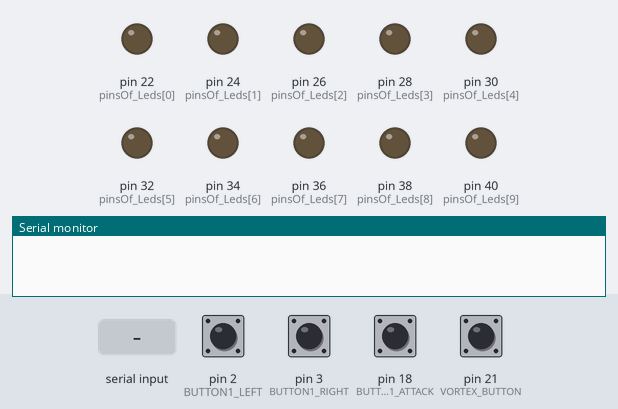
The sketch below on a simulated Arduino Mega 2560, built with avr-gcc and run on an emulated ATmega2560. Parts: output pins drawn as LEDs (lit = HIGH), the last lines printed to the serial monitor. Dashed ring = blinking. The test bench sets the inputs (shaded band); at power-on: pin 2 (BUTTON1_LEFT), pin 3 (BUTTON1_RIGHT), pin 18 (BUTTON1_ATTACK), pin 21 (VORTEX_BUTTON) HIGH.

Above: at 1.2 s.
1.3 s: "B" received over Serial
At 1.31 s:
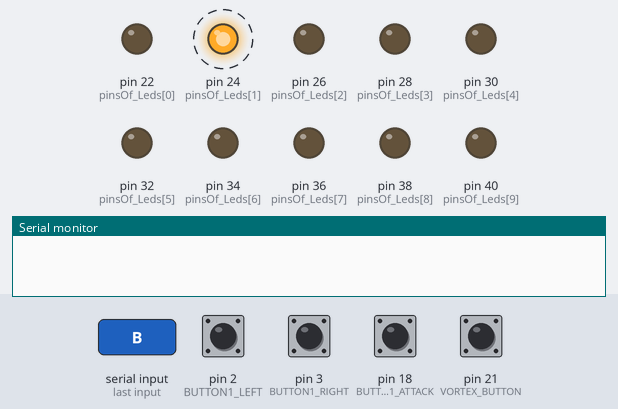
4.3 s: pin 21 (VORTEX_BUTTON) pulled LOW for 0.15 s
At 4.3 s:
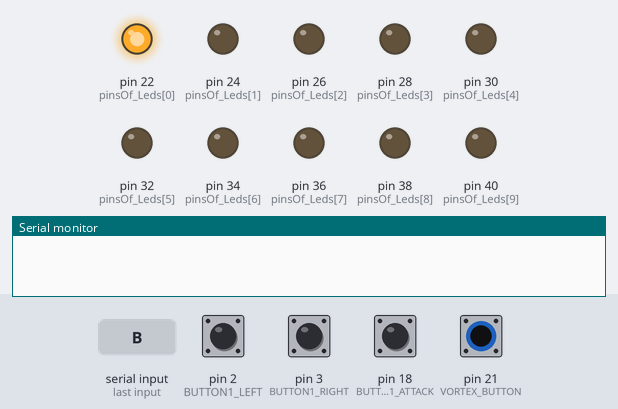
5.9 s: pin 21 (VORTEX_BUTTON) pulled LOW for 1 s
At 7.7 s:
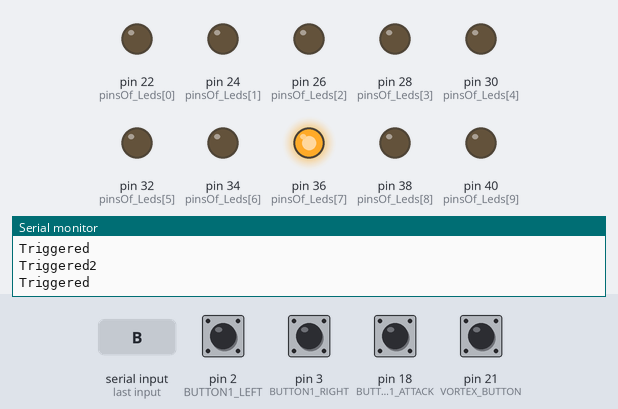
8.9 s: pin 21 (VORTEX_BUTTON) pulled LOW for 0.15 s
At 8.91 s:
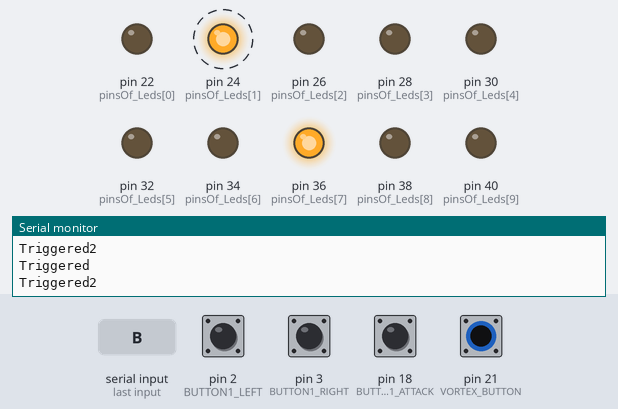
11.9 s: "4" received over Serial
At 12.2 s:
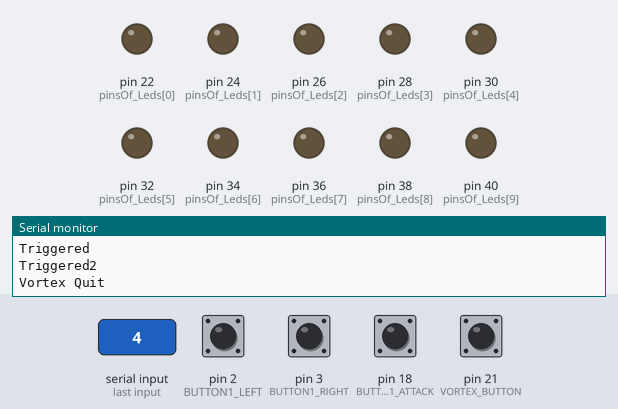
Timing chart, 0 to 14.9 s (numbered marks = the images above; inputs shaded):
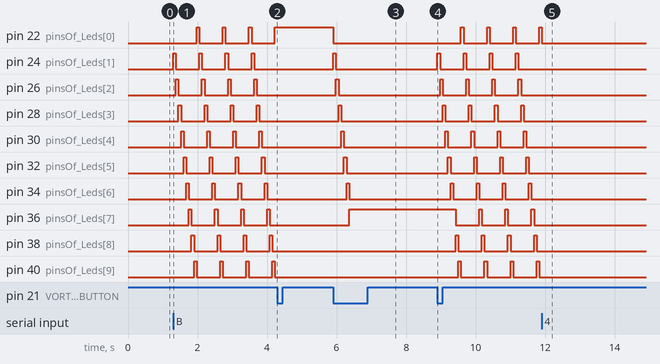

Measured:
- after the input at 1.3 s, pin 22 (pinsOf_Leds[0]): alternates HIGH for 0.08 s and LOW for 0.68 s, starting after 0.68 s; pin 24 (pinsOf_Leds[1]): alternates HIGH for 0.08 s and LOW for 0.68 s, starting at once
- after the input at 4.3 s, pin 22 (pinsOf_Leds[0]): stops changing and stays HIGH; pin 24 (pinsOf_Leds[1]), pin 26 (pinsOf_Leds[2]), pin 28 (pinsOf_Leds[3]), pin 30 (pinsOf_Leds[4]), pin 32 (pinsOf_Leds[5]), pin 34 (pinsOf_Leds[6]), pin 36 (pinsOf_Leds[7]), pin 38 (pinsOf_Leds[8]), pin 40 (pinsOf_Leds[9]): stops changing and stays LOW
- after the input at 5.9 s, pin 22 (pinsOf_Leds[0]): HIGH → LOW at once; pin 24 (pinsOf_Leds[1]): LOW → HIGH at once, → LOW 0.08 s later; pin 26 (pinsOf_Leds[2]): LOW → HIGH after 0.08 s, → LOW 0.08 s later; pin 28 (pinsOf_Leds[3]): LOW → HIGH after 0.16 s, → LOW 0.08 s later; pin 30 (pinsOf_Leds[4]): LOW → HIGH after 0.23 s, → LOW 0.08 s later
- after the input at 8.9 s, pin 22 (pinsOf_Leds[0]): alternates HIGH for 0.08 s and LOW for 0.68 s, starting after 0.68 s; pin 24 (pinsOf_Leds[1]): alternates HIGH for 0.08 s and LOW for 0.68 s, starting at once
- after the input at 11.9 s, pin 22 (pinsOf_Leds[0]): goes on until 11.9 s, then stays LOW; pin 24 (pinsOf_Leds[1]), pin 26 (pinsOf_Leds[2]), pin 28 (pinsOf_Leds[3]), pin 30 (pinsOf_Leds[4]), pin 32 (pinsOf_Leds[5]), pin 34 (pinsOf_Leds[6]), pin 36 (pinsOf_Leds[7]), pin 38 (pinsOf_Leds[8]), pin 40 (pinsOf_Leds[9]): stops changing and stays LOW

The sketch:

communication.ino
```cpp
#define BUTTON1_LEFT 2
#define BUTTON1_RIGHT 3
#define BUTTON1_ATTACK 18
#define VORTEX_BUTTON 21

int x;
const char LEFT_BUTTON_PRESS = '0';
const char RIGHT_BUTTON_PRESS = '1';
const char ATTACK_BUTTON_PRESS = 'A';

bool input_flag = false;
bool input2_flag = false;
bool input3_flag = false;

// New Variables
unsigned long debounce_delay = 500; // Debounce time in milliseconds
unsigned long last_button_press_time = 0;
int currentLed = 0;
bool isButtonPressed = false;
bool gameActive = true;
const int pinsOf_Leds[] = {22, 24, 26, 28, 30, 32, 34, 36, 38, 40};
const int lenOf_Leds = sizeof(pinsOf_Leds) / sizeof(pinsOf_Leds[0]);

// State of Game
bool vortex_playing = false;


void setup() {
 Serial.begin(9600);
 //Serial.setTimeout(1);

 for (int i = 0; i < lenOf_Leds; i++) {
    pinMode(pinsOf_Leds[i], OUTPUT);
  }

 pinMode(BUTTON1_LEFT, INPUT_PULLUP);
 pinMode(BUTTON1_RIGHT, INPUT_PULLUP);
 pinMode(BUTTON1_ATTACK, INPUT_PULLUP);
 pinMode(VORTEX_BUTTON, INPUT_PULLUP);

 attachInterrupt(digitalPinToInterrupt(BUTTON1_LEFT), service_input1, LOW);
 attachInterrupt(digitalPinToInterrupt(BUTTON1_RIGHT), service_input2, LOW);
 attachInterrupt(digitalPinToInterrupt(BUTTON1_ATTACK), service_input3, LOW);
 attachInterrupt(digitalPinToInterrupt(VORTEX_BUTTON), handleButtonInterrupt, LOW);


}

void loop() {
  if (Serial.available() > 0) {
    char charReceived = Serial.read(); // Read the incoming character

    // Kelvin: the code here will handle the game based on Arduino
    if (charReceived == 'B') {  // Command received from PC to start the game
      vortex_playing = true;
      play_vortex(vortex_playing);
    }
  }

 if (input_flag){
  Serial.print(LEFT_BUTTON_PRESS);
  input_flag = false;
 }
 if (input2_flag){
  Serial.print(RIGHT_BUTTON_PRESS);
  input2_flag = false;
 }
 if (input3_flag){
  Serial.print(ATTACK_BUTTON_PRESS);
  input3_flag = false;
 }


}

///***Interrupt Functions***///
void service_input1() {
  static unsigned long last_interrupt_time = 0;
  unsigned long interrupt_time = millis();

  if (interrupt_time - last_interrupt_time > 50)
  {
    // do yo thangggg!
    input_flag = true;
  }
  last_interrupt_time = interrupt_time;
}

void service_input2() {
  static unsigned long last_interrupt_time = 0;
  unsigned long interrupt_time = millis();

  if (interrupt_time - last_interrupt_time > 50)
  {
    // do yo thangggg!
    input2_flag = true;
  }
  last_interrupt_time = interrupt_time;
}

void service_input3() {
  static unsigned long last_interrupt_time = 0;
  unsigned long interrupt_time = millis();

  if (interrupt_time - last_interrupt_time > 50)
  {
    // do yo thangggg!
    input3_flag = true;
  }
  last_interrupt_time = interrupt_time;
}
/***********************************************/
//Functions for Vortex Game and Button Interrupt
bool isButtonPressedDebounced() {
  // Read the button pin state
  bool buttonState = digitalRead(VORTEX_BUTTON) == LOW;
  unsigned long currentTime = millis();

  // Check if the button state is stable for the debounce delay duration
  if (buttonState && (currentTime - last_button_press_time > debounce_delay)) {
    return true;
  }

  return false;
}

void handleButtonInterrupt() {
  unsigned long currentTime = millis();

  if (currentTime - last_button_press_time > debounce_delay) {
    last_button_press_time = currentTime;

    if (gameActive) {
      // If the game is active, stop the game
      Serial.println("Triggered");
      gameActive = false;
    } else {
      // If the game is stopped, restart the game
      Serial.println("Triggered2");
      gameActive = true;
      currentLed = 0;
      digitalWrite(pinsOf_Leds[currentLed], HIGH);
    }
  }
}

void play_vortex(bool is_game_playing){

  while (is_game_playing) {
    isButtonPressed = isButtonPressedDebounced();

    if (gameActive) {
      // Turn off the current LED
      digitalWrite(pinsOf_Leds[currentLed], LOW);

      // Move to the next LED
      currentLed = (currentLed + 1) % lenOf_Leds;

      // Turn on the next LED
      digitalWrite(pinsOf_Leds[currentLed], HIGH);

      // Add a delay to control the speed of LED rotation
      delay(75);
    }

        //Check if the '4' character is received to terminate the game
    if (Serial.available() > 0 && Serial.read() == '4') {
      is_game_playing = false;
      for (int i = 0; i < lenOf_Leds; i++) {
        digitalWrite(pinsOf_Leds[i], LOW);
      }
      Serial.println("Vortex Quit");
    }
  }
}
```
